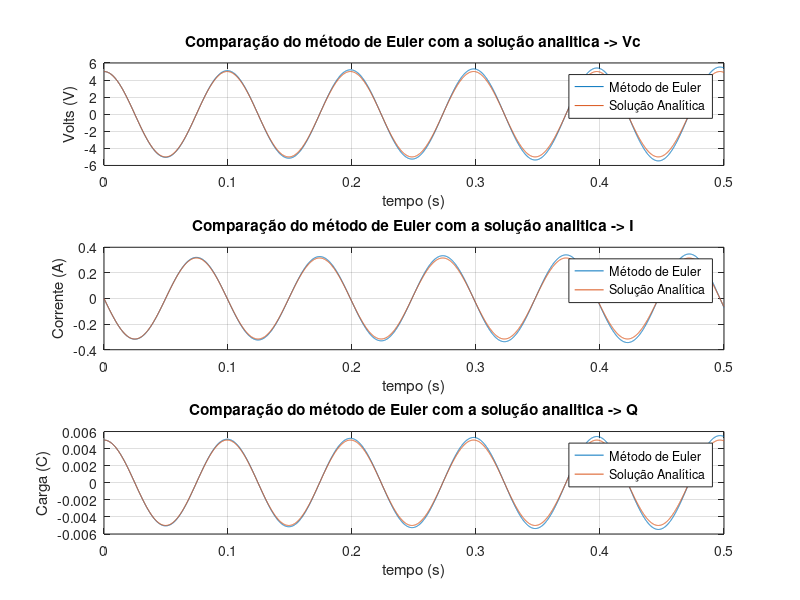

MATLAB code for this plot:
%%  Ex2.f

clear,clc,close all

%%  CONSTANTES

Vc0=5;      %Tensão inicial condensador
C=1e-3;     %Condensador
L=0.25;     %Bobina
t0=0;       %tempo em que o S fecha
tf=0.5;     %tempo final
h=0.0001;    %passo temporal

a=1/(L*C);  %constante

t=t0:h:tf;  %vetor tempo

%%  MÉTODO DE EULER

DV=[];
Vc=[];
Q=[];
I=[];

DV(1)=0;
Vc(1)=Vc0;

for i=1:length(t)-1
    DV(i+1)=DV(i)-a*Vc(i)*h;    %METODO DE EULER PARA A DERIVADA DE Vc
    Vc(i+1)=Vc(i)+DV(i)*h;      %METODO DE EULER PARA Vc 

    I(i)=DV(i)*C;   %CALCULO DA CORRENTE 
    Q(i)=Vc(i)*C;    %CALCULO DA CARGA
end

%% SOLUÇÃO ANALÍTICA

Q0=Vc0*C;
w=sqrt(1/(L*C));    %frequencia angular das oscilações

Vct = Vc0*cos(w*t);
Qt=Q0*cos(w*t);
It=-Q0*w*sin(w*t); %ou It=-Imax*sin(w*t), em que Imax=-w*Q0

%%  GRÁFICO

figure(1)
subplot(3,1,1)
plot(t,Vc,t,Vct)
grid on
title('Comparação do método de Euler com a solução analitica -> Vc')
xlabel('tempo (s)')
ylabel('Volts (V)')
legend('Método de Euler','Solução Analítica')

subplot(3,1,2)
plot(t(1:5000),I,t(1:5000),It(1:5000))
grid on
title('Comparação do método de Euler com a solução analitica -> I')
xlabel('tempo (s)')
ylabel('Corrente (A)')
legend('Método de Euler','Solução Analítica')

subplot(3,1,3)
plot(t(1:5000),Q,t(1:5000),Qt(1:5000))
grid on
title('Comparação do método de Euler com a solução analitica -> Q')
xlabel('tempo (s)')
ylabel('Carga (C)')
legend('Método de Euler','Solução Analítica')

%Quanto menor o passo temporal mais exato é o metodo de euler
%comparadamente a sua solução analitica do problema em questão. Em termos
%de amplitude esta quanto mais pequeno o passo temporal mais igual a
%amplitude do método de euler será a solução analitica. Quanto ao periodo
%este também será igual com a diminuição do passo temporal